Frame 1 (no input): blank canvas, image omitted
Frame 60 (the mouse pressed at the canvas centre just before this capture): blank canvas, image omitted
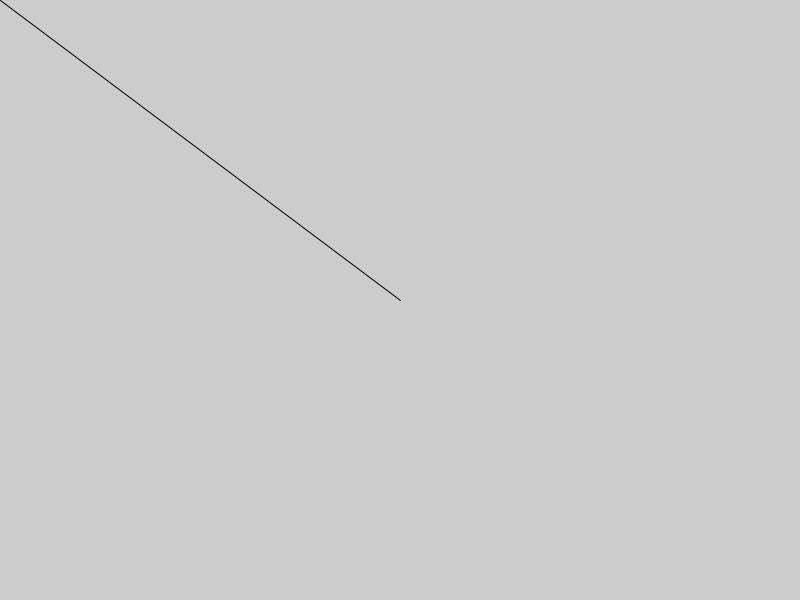
Frame 120 (the mouse held since frame 60 and released just before this capture)

The Processing sketch whose frames 1 and 60 were blank and that drew this single picture after the mouse press (run headless with seeded random() and noise(); from frame 60 on, the mouse is pressed at the canvas centre):

// Processing sketch: class8_07
// ── class8_07.pde
void setup(){
  size(800,600);
}

void draw(){
  if(mousePressed){
    line(mouseX,mouseY,pmouseX,pmouseY);
  }
}
